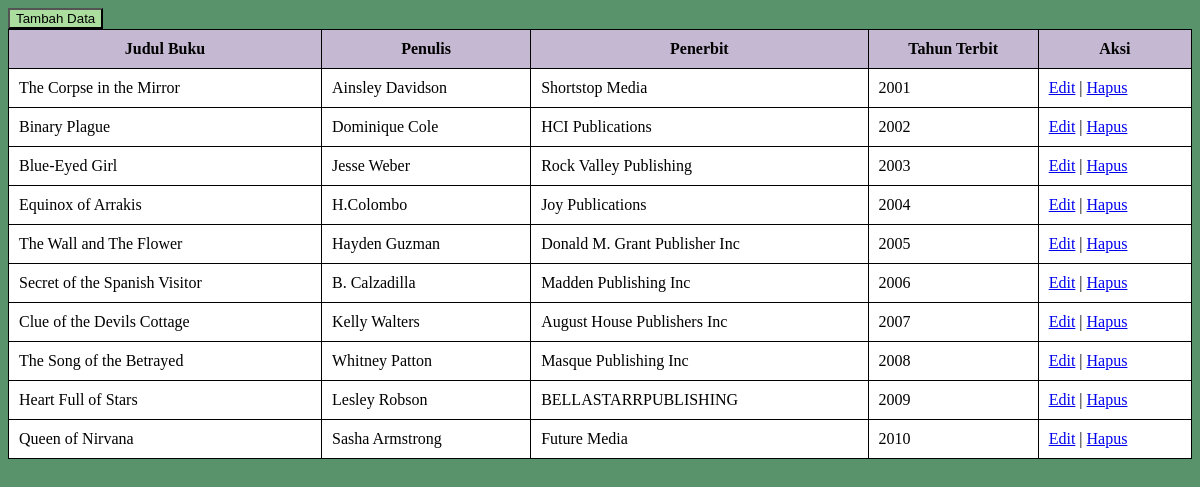
The page /Buku.php on the database its author committed.
### tables this page shows
CREATE TABLE `buku` (
  `id_buku` int(11) NOT NULL,
  `judul_buku` varchar(500) NOT NULL,
  `penulis` varchar(500) NOT NULL,
  `penerbit` varchar(250) NOT NULL,
  `tahun_terbit` int(11) NOT NULL
);

### Koneksi.php (called while the page is built)
<?php
    function koneksi()
    {
        try
        {
            $pdo_conn = new PDO ('mysql:host=localhost;dbname=perpustakaan', 'root', '',
            array(PDO::ATTR_ERRMODE, PDO::ERRMODE_EXCEPTION, PDO::ATTR_PERSISTENT => true));
            }
            catch (PDOException $e) {
            print "Gagal Terhubung dengan Database: " . $e->getMessage() . "<br/>";
            die();
        }
        return $pdo_conn;
    }
?>

### Model.php (the view, shortened to what this page needs)
<?php
    require 'Koneksi.php';
    function tampil_data($tabel)
    {
        $call_con = koneksi() -> prepare ("SELECT * FROM $tabel");
        $call_con -> execute();
        $hasil = $call_con -> fetchAll();
        if (!empty($hasil)) {
            if ($tabel == "buku") {
                foreach ($hasil as $data) {
                    echo "<tr>";
                    echo "<td>" . $data['judul_buku'] . "</td>";
                    echo "<td>" . $data['penulis'] . "</td>";
                    echo "<td>" . $data['penerbit'] . "</td>";
                    echo "<td>" . $data["tahun_terbit"] . "</td>";
                    echo "<td>";
                    echo "<a href='FormBuku.php?id_buku=" . $data['id_buku'] . "'>Edit</a>";
                    echo " | ";
                    echo "<a href='Buku.php?id_buku=" . $data['id_buku'] . "' onclick=\"return confirm('Apakah anda yakin ingin menghapus data ini?')\">Hapus</a>";
                    echo "</td>";
                    echo "</tr>";
                }
            }
        }
    }
?>

### Buku.php (shortened to what this page needs)
<?php
    require 'Model.php';
?>
<!DOCTYPE html>
<html>
    <head>
    </head>
    <body>
        <a href="FormBuku.php"><button>Tambah Data</button></a>
        <table>
            <tr>
                <th>Judul Buku</th>
                <th>Penulis</th>
                <th>Penerbit</th>
                <th>Tahun Terbit</th>
                <th>Aksi</th>
            </tr>
            <?php
                tampil_data("buku")
            ?>
        </table>
    </body>
</html>

### Buku.php (style rules this page uses)
table,th,td { border-collapse: collapse; border: solid black 1px; padding: 10px; background-color: white; }
table { width: 100%; }
th { background-color: #C5B8D3; }
button { align: right; background-color: #ABDD9E; font-style: bold; }
body { background-color: #59936C; }

### rows shown on the page
buku: judul_buku "The Corpse in the Mirror", penulis "Ainsley Davidson", penerbit "Shortstop Media", tahun_terbit "2001"
buku: judul_buku "Binary Plague", penulis "Dominique Cole", penerbit "HCI Publications", tahun_terbit "2002"
buku: judul_buku "Blue-Eyed Girl", penulis "Jesse Weber", penerbit "Rock Valley Publishing", tahun_terbit "2003"
buku: judul_buku "Equinox of Arrakis", penulis "H.Colombo", penerbit "Joy Publications", tahun_terbit "2004"
buku: judul_buku "The Wall and The Flower", penulis "Hayden Guzman", penerbit "Donald M. Grant Publisher Inc", tahun_terbit "2005"
buku: judul_buku "Secret of the Spanish Visitor", penulis "B. Calzadilla", penerbit "Madden Publishing Inc", tahun_terbit "2006"
buku: judul_buku "Clue of the Devils Cottage", penulis "Kelly Walters", penerbit "August House Publishers Inc", tahun_terbit "2007"
buku: judul_buku "The Song of the Betrayed", penulis "Whitney Patton", penerbit "Masque Publishing Inc", tahun_terbit "2008"
buku: judul_buku "Heart Full of Stars", penulis "Lesley Robson", penerbit "BELLASTARRPUBLISHING", tahun_terbit "2009"
buku: judul_buku "Queen of Nirvana", penulis "Sasha Armstrong", penerbit "Future Media", tahun_terbit "2010"
